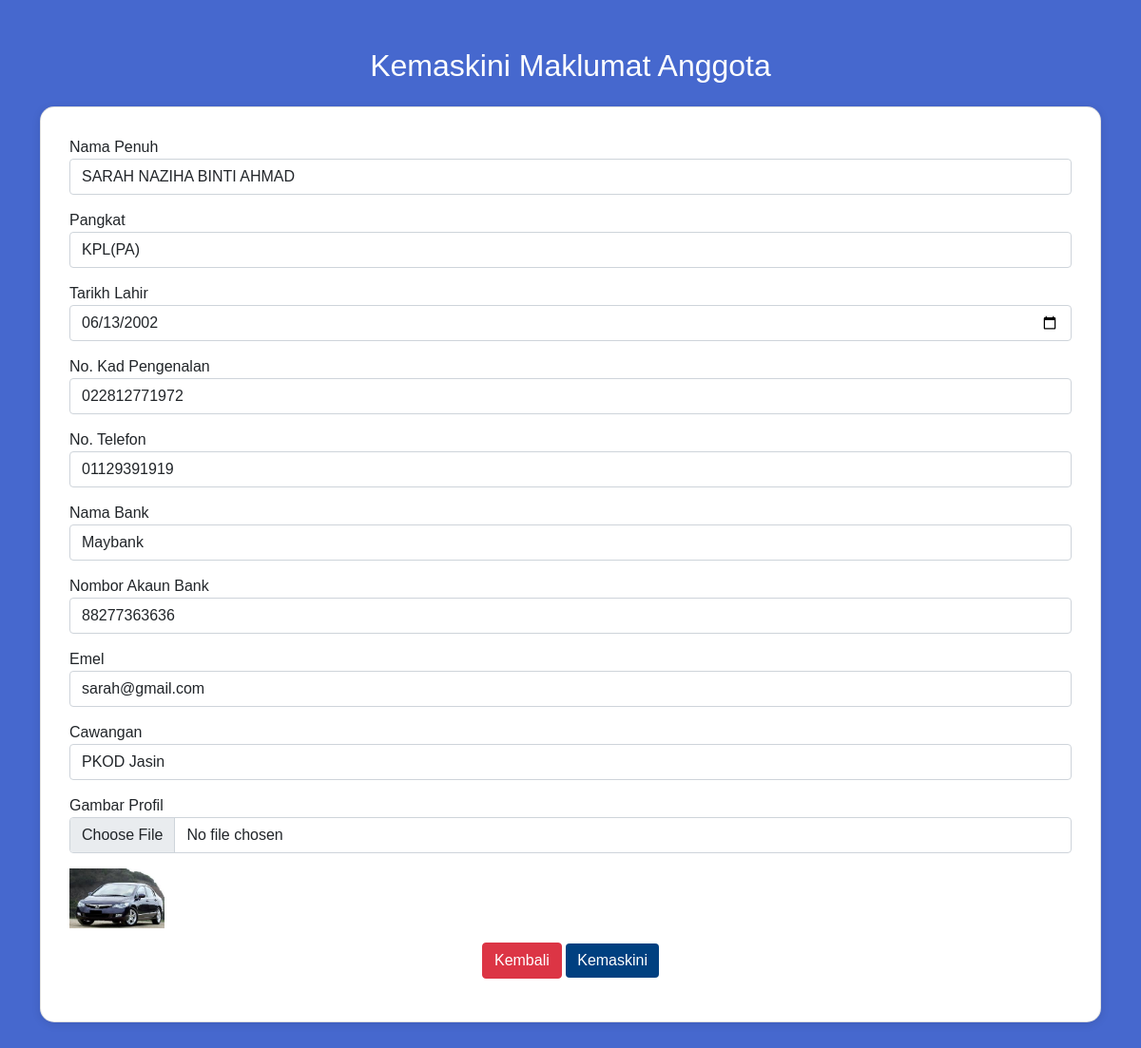
The app's page /astp/update-staff.php?id=M(S)61721 with its own data.
### tables this page shows
CREATE TABLE `staff` (
  `staff_id` varchar(16) NOT NULL,
  `name` varchar(255) DEFAULT NULL,
  `password` varchar(255) DEFAULT NULL,
  `dob` varchar(32) NOT NULL,
  `no_ic` varchar(45) DEFAULT NULL,
  `no_phone` varchar(11) DEFAULT NULL,
  `bank_name` varchar(45) DEFAULT NULL,
  `bank_account` varchar(45) DEFAULT NULL,
  `position` varchar(45) DEFAULT NULL,
  `email` varchar(45) DEFAULT NULL,
  `shift` varchar(45) DEFAULT NULL,
  `image` varchar(255) DEFAULT NULL,
  `astp_id` varchar(45) DEFAULT NULL,
  PRIMARY KEY (`staff_id`),
  UNIQUE KEY `no_ic_UNIQUE` (`no_ic`),
  KEY `astp_id_idx` (`astp_id`),
  CONSTRAINT `astpp_id` FOREIGN KEY (`astp_id`) REFERENCES `astp` (`astp_id`)
);

CREATE TABLE `astp` (
  `astp_id` varchar(15) NOT NULL,
  `name` varchar(45) NOT NULL,
  `password` varchar(255) NOT NULL,
  `dob` date NOT NULL,
  `no_ic` varchar(45) DEFAULT NULL,
  `phone_num` varchar(11) DEFAULT NULL,
  `bank_name` varchar(45) DEFAULT NULL,
  `bank_account` bigint NOT NULL,
  `position` varchar(45) NOT NULL,
  `email` varchar(45) NOT NULL,
  `branch` varchar(45) NOT NULL,
  `image` varchar(100) NOT NULL,
  PRIMARY KEY (`astp_id`),
  UNIQUE KEY `bank_account_UNIQUE` (`bank_account`),
  UNIQUE KEY `no_ic_UNIQUE` (`no_ic`)
);

### astp/update-staff.php (the view, shortened to what this page needs)
<?php
include 'connection.php';
if (isset($_GET['id'])) {
    $id = $_GET['id'];
    $query = "SELECT staff.*, astp.branch FROM staff
              JOIN astp ON staff.astp_id = astp.astp_id
              WHERE staff.staff_id = '$id'";
    $stmt = mysqli_prepare($conn, $query);
    if ($stmt) {
        mysqli_stmt_execute($stmt);
        $result = mysqli_stmt_get_result($stmt);
        if ($result && mysqli_num_rows($result) > 0) {
            $row = mysqli_fetch_array($result, MYSQLI_ASSOC);
        } else {
            echo "Record not found.";
            exit;
        }
    } else {
        echo "Failed to prepare the statement.";
        exit;
    }
} else {
    echo "Invalid ID.";
    exit;
}
?>
<!DOCTYPE html>
<html>
<head>
    <link href="https://cdn.jsdelivr.net/npm/bootstrap@5.1.3/dist/css/bootstrap.min.css" rel="stylesheet">
</head>
<body>
    <div class="container">
        <h2 class="text-center text-white mb-4">Kemaskini Maklumat Anggota</h2>
        <div class="card">
            <div class="card-body">
                <form action="update-staff.php?id=<?php echo htmlspecialchars($id); ?>" method="POST" enctype="multipart/form-data">
                    <div class="form-group">
                        <label for="name">Nama Penuh</label>
                        <input type="text" name="name" class="form-control" value="<?php echo htmlspecialchars($row['name']); ?>" required>
                    </div>
                    <div class="form-group">
                        <label for="position">Pangkat</label>
                        <input type="text" name="position" class="form-control" value="<?php echo htmlspecialchars($row['position']); ?>" required>
                    </div>
                    <div class="form-group">
                        <label for="dob">Tarikh Lahir</label>
                        <input type="date" name="dob" class="form-control" value="<?php echo htmlspecialchars($row['dob']); ?>" required>
                    </div>
                    <div class="form-group">
                        <label for="no_ic">No. Kad Pengenalan</label>
                        <input type="text" name="no_ic" class="form-control" value="<?php echo htmlspecialchars($row['no_ic']); ?>" required>
                    </div>
                    <div class="form-group">
                        <label for="no_phone">No. Telefon</label>
                        <input type="text" name="no_phone" class="form-control" value="<?php echo htmlspecialchars($row['no_phone']); ?>" required>
                    </div>
                    <div class="form-group">
                        <label for="bank_name">Nama Bank</label>
                        <input type="text" name="bank_name" class="form-control" value="<?php echo htmlspecialchars($row['bank_name']); ?>" required>
                    </div>
                    <div class="form-group">
                        <label for="bank_account">Nombor Akaun Bank</label>
                        <input type="text" name="bank_account" class="form-control" value="<?php echo htmlspecialchars($row['bank_account']); ?>" required>
                    </div>
                    <div class="form-group">
                        <label for="email">Emel</label>
                        <input type="email" name="email" class="form-control" value="<?php echo htmlspecialchars($row['email']); ?>" required>
                    </div>
                    <div class="form-group">
                        <label for="branch">Cawangan</label>
                        <input type="text" name="branch" class="form-control" value="<?php echo htmlspecialchars($row['branch']); ?>" required>
                    </div>
                    <div class="form-group">
                        <label for="image">Gambar Profil</label>
                        <input type="file" name="image" class="form-control">
                        <img src="../images/<?php echo htmlspecialchars($row['image']); ?>" class="mt-3" style="max-width: 100px;" alt="Current Profile Image">
                    </div>
                    <div class="form-group text-center">
                    <a href="astp_view_staff.php" class="btn btn-danger">Kembali</a>
                    <button type="submit" class="btn btn-primary">Kemaskini</button>
                    </div>
                </form>
            </div>
        </div>
    </div>
</body>
</html>

### astp/update-staff.php (style rules this page uses)
body { background-color: #4668CE; padding-bottom: 100px; font-family: Arial, sans-serif; }
.container { margin-top: 50px; }
.card { border-radius: 15px; box-shadow: 0 2px 10px rgba(0, 0, 0, 0.1); overflow: hidden; }
.card-body { padding: 30px; }
.form-group { margin-bottom: 15px; }
.btn-primary { background-color: #004080; border: none; }

### records on screen
staff: name "SARAH NAZIHA BINTI AHMAD", position "KPL(PA)", dob "06/13/2002", no_ic "022812771972", no_phone "01129391919", bank_name "Maybank", bank_account "88277363636", email "sarah@gmail.com", branch "PKOD Jasin", image (picture)
